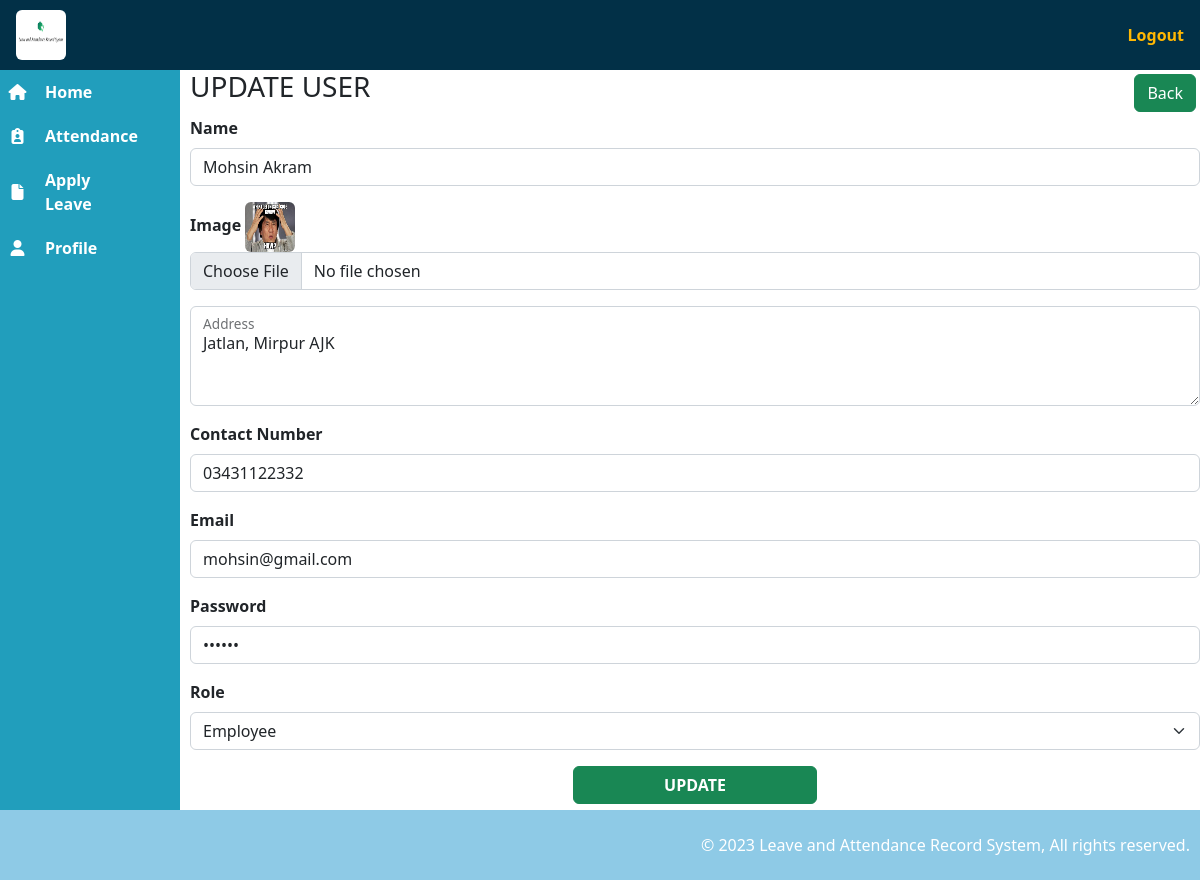
The app's page /employee/edit_user.php?edit=5 (signed in) with its own data.
### tables this page shows
CREATE TABLE `users` (
  `user_id` int(10) NOT NULL,
  `user_name` varchar(50) NOT NULL,
  `user_image` text NOT NULL,
  `user_address` text NOT NULL,
  `user_contact` varchar(12) NOT NULL,
  `user_email` varchar(50) NOT NULL,
  `user_password` varchar(50) NOT NULL,
  `user_role` varchar(50) NOT NULL
);

### employee/edit_user.php (the view, shortened to what this page needs)
<?php
    include '../includes/user_head.php';
    include '../includes/user_navbar.php';
    include '../includes/user_sidebar.php';
?>
<main>
    <section>
        <div>
            <div class="d-flex justify-content-between">
                <h3 class="text-uppercase">Update User</h3>
                <a onclick="goBack()" class='btn btn-success m-1'>Back</a>
            </div>
            <div>
                <?php
                if (isset($_GET['edit'])) {
                    $user_id = $_GET['edit'];
                    $query = "SELECT * FROM users WHERE user_id='$user_id'";
                    $query_conn = mysqli_query($connection, $query);
                    while ($result = mysqli_fetch_assoc($query_conn)) {
                        $user_name = $result['user_name'];
                        $user_image = $result['user_image'];
                        $user_address = $result['user_address'];
                        $user_contact = $result['user_contact'];
                        $user_email = $result['user_email'];
                        $user_password = $result['user_password'];
                        $user_role = $result['user_role'];
                    }
                }
                ?>
                <form action="../queries/update_user_form.php" method="POST" enctype="multipart/form-data">
                    <div class="mb-3">
                        <label class="form-label fw-bold">Name</label>
                        <input type="text" class="form-control" name="user_name" placeholder="Full Name"
                            value="<?php echo $user_name; ?>" required>
                    </div>
                    <div class="mb-3">
                        <label class="form-label fw-bold">Image</label>
                        <img class="rounded" src="../images/<?php echo $user_image; ?>" width="50" height="50">
                        <input class="form-control" type="file" name="user_image">
                    </div>
                    <div class="mb-3">
                        <div class="form-floating">
                            <textarea class="form-control" name="user_address" id="floatingTextarea2"
                                style="height: 100px" required><?php echo $user_address; ?></textarea>
                            <label for="floatingTextarea2">Address</label>
                        </div>
                    </div>
                    <div class="mb-3">
                        <label class="form-label fw-bold">Contact Number</label>
                        <input type="text" class="form-control" name="user_contact" value="<?php echo $user_contact; ?>"
                            placeholder="+923445387545" required>
                    </div>
                    <div class="mb-3">
                        <label class="form-label fw-bold">Email</label>
                        <input type="email" class="form-control" name="user_email" value="<?php echo $user_email; ?>"
                            placeholder="example@gmail.com" required>
                    </div>
                    <div class="mb-3">
                        <label class="form-label fw-bold">Password</label>
                        <input type="password" class="form-control" name="user_password"
                            value="<?php echo $user_password; ?>" placeholder="Password" required>
                    </div>
                    <div class="mb-3">
                        <label class="form-label fw-bold">Role</label>
                        <select class="form-select" name="user_role">
                            <option value="<?php echo $user_role; ?>"><?php echo $user_role; ?></option>
                        </select>
                    </div>
                    <div class="m-3">
                        <div class='text-center'>
                            <button type="submit" name="update" class="btn btn-success fw-bold w-25">UPDATE</button>
                        </div>
                    </div>
                </form>
            </div>
        </div>
    </section>
</main>
<?php
    include '../includes/user_footer.php';
?>

### css/employee_style.css (style rules this page uses)
a { text-decoration: none; }
main { margin-top: 70px; margin-left: 190px; padding-bottom: 60px; }

### records on screen
users: user_name "Mohsin Akram", user_image (picture), user_address "Jatlan, Mirpur AJK", user_contact "03431122332", user_email "mohsin@gmail.com", user_role "Employee"
